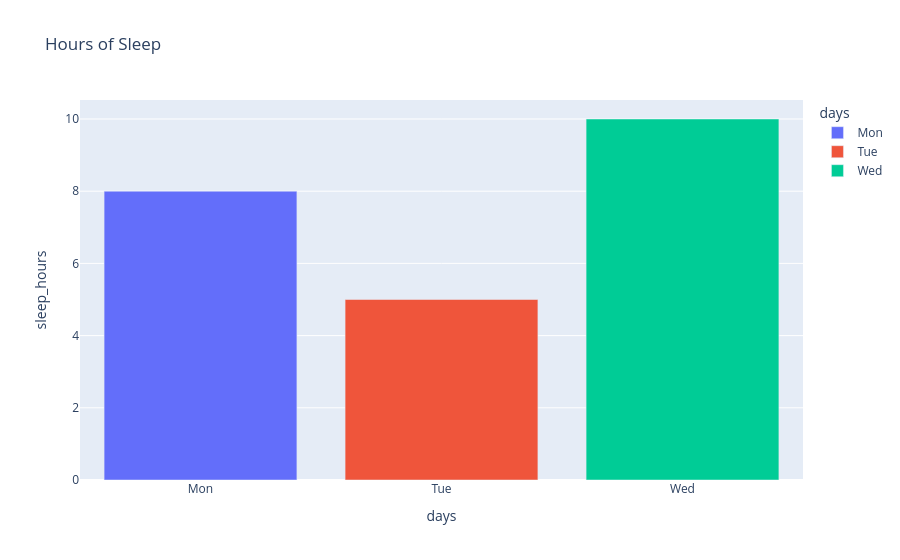

The notebook cell saved with this chart:
### Code cell
# Barplot
sleep = pd.DataFrame({
    "days": ["Mon", "Tue", "Wed"],
    "sleep_hours": [8, 5, 10],
})

fig = px.bar(
    data_frame=sleep,
    x="days", y="sleep_hours",
    title="Hours of Sleep",
    color="days"
)

fig.show()

### Figure 1 — Plotly figure (JSON) as saved in the notebook; plotly's stock layout.template omitted (floating-point values rounded to 4 significant figures)
{"data": [{"hovertemplate": "days=%{x}<br>sleep_hours=%{y}<extra></extra>", "legendgroup": "Mon", "marker": {"color": "#636efa", "pattern": {"shape": ""}}, "name": "Mon", "orientation": "v", "showlegend": true, "textposition": "auto", "type": "bar", "x": ["Mon"], "xaxis": "x", "y": [8], "yaxis": "y"}, {"hovertemplate": "days=%{x}<br>sleep_hours=%{y}<extra></extra>", "legendgroup": "Tue", "marker": {"color": "#EF553B", "pattern": {"shape": ""}}, "name": "Tue", "orientation": "v", "showlegend": true, "textposition": "auto", "type": "bar", "x": ["Tue"], "xaxis": "x", "y": [5], "yaxis": "y"}, {"hovertemplate": "days=%{x}<br>sleep_hours=%{y}<extra></extra>", "legendgroup": "Wed", "marker": {"color": "#00cc96", "pattern": {"shape": ""}}, "name": "Wed", "orientation": "v", "showlegend": true, "textposition": "auto", "type": "bar", "x": ["Wed"], "xaxis": "x", "y": [10], "yaxis": "y"}], "layout": {"barmode": "relative", "legend": {"title": {"text": "days"}, "tracegroupgap": 0}, "title": {"text": "Hours of Sleep"}, "xaxis": {"anchor": "y", "categoryarray": ["Mon", "Tue", "Wed"], "categoryorder": "array", "domain": [0, 1], "title": {"text": "days"}}, "yaxis": {"anchor": "x", "domain": [0, 1], "title": {"text": "sleep_hours"}}}}
